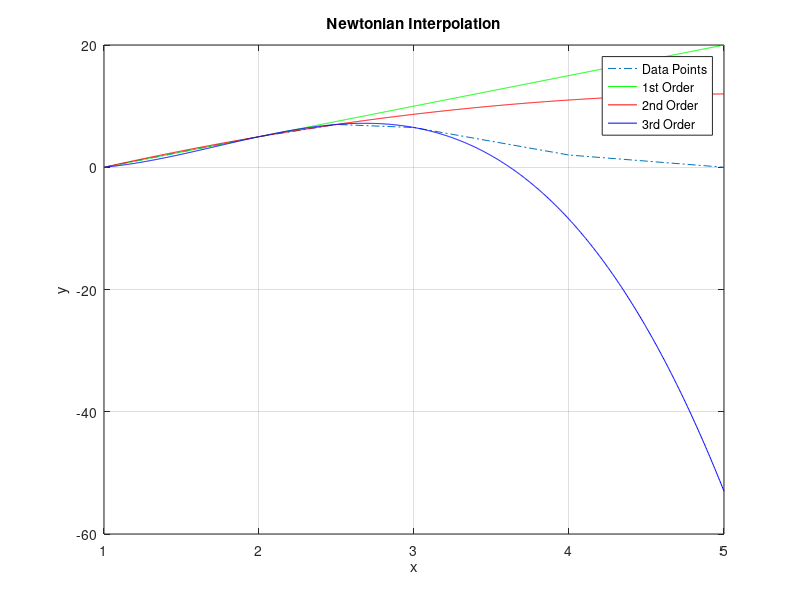

Write MATLAB code to recreate this figure.
 x = [1, 2, 2.5, 3, 4, 5];
  y = [0, 5, 7, 6.5, 2, 0];
 p = 3.4;
  n = length(x);
  a(1) = y(1);
  for k = 1 : n - 1
  d(k, 1) = (y(k+1) - y(k))/(x(k+1) - x(k));
  end
  for j = 2 : n - 1
 for k = 1 : n - j
 d(k, j) = (d(k+1, j - 1) - d(k, j - 1))/(x(k+j) - x(k));
 end
 end
 
 for j = 2 : n
 a(j) = d(1, j-1);
 end
 Df(1) = 1;
 c(1) = a(1);
 for j = 2 : n
 Df(j) = (p - x(j-1)) .* Df(j-1);
 c(j) = a(j) .* Df(j);
 end
 fp = sum(c);
 
 % Plotting for 1st order
 xx1 = linspace(min(x), max(x), 1000);
 yy1 = zeros(size(xx1));
 for k = 1:length(xx1)
 yy1(k) = y(1) + a(2) * (xx1(k) - x(1));
 end
 
 % Plotting for 2nd order
 xx2 = linspace(min(x), max(x), 1000);
 yy2 = zeros(size(xx2));
 for k = 1:length(xx2)
 yy2(k) = y(1) + a(2) * (xx2(k) - x(1)) + a(3) * (xx2(k) - x(1)) * (xx2(k) - x
(2));
 end
 
 % Plotting for 3rd order
 xx3 = linspace(min(x), max(x), 1000);
 yy3 = zeros(size(xx3));
 for k = 1:length(xx3)
 yy3(k) = y(1) + a(2) * (xx3(k) - x(1)) + a(3) * (xx3(k) - x(1)) * (xx3(k) - x
(2)) + a(4) * (xx3(k) - x(1)) * (xx3(k) - x(2)) * (xx3(k) - x(3));
 end
 
 figure;
 plot(x, y, '-.', xx1, yy1, 'g', xx2, yy2, 'r', xx3, yy3, 'b');
 xlabel('x');
 ylabel('y');
 title('Newtonian Interpolation');
 legend('Data Points', '1st Order', '2nd Order', '3rd Order');
 grid on;